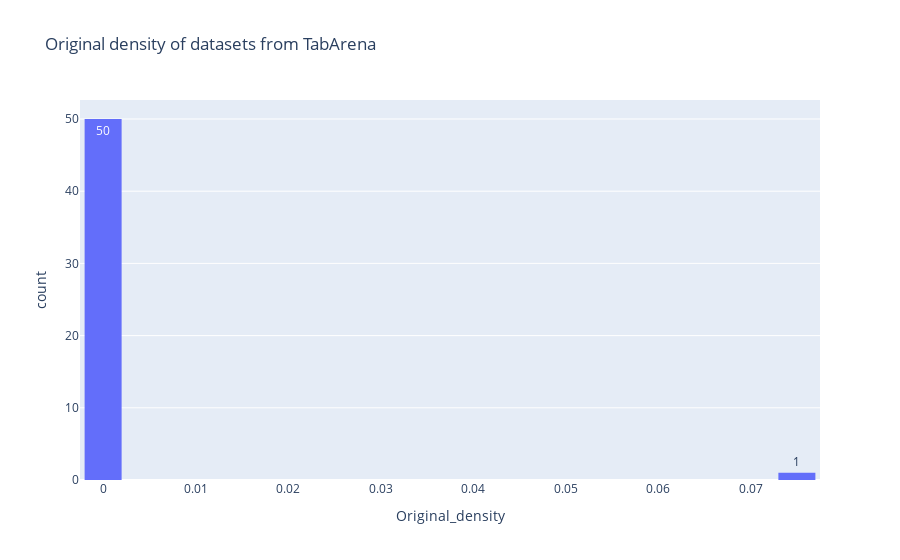

Notebook cell for this chart:
### Code cell
fig = px.histogram(x=final_table['original_density'], 
                   labels={'x':'Original_density'}, text_auto=True, title='Original density of datasets from TabArena')
fig.update_layout(bargap=0.2)
fig.show()

### Figure 1 — Plotly figure (JSON) as saved in the notebook; plotly's stock layout.template omitted (floating-point values rounded to 4 significant figures)
{"data": [{"bingroup": "x", "hovertemplate": "Original_density=%{x}<br>count=%{y}<extra></extra>", "legendgroup": "", "marker": {"color": "#636efa", "pattern": {"shape": ""}}, "name": "", "orientation": "v", "showlegend": false, "texttemplate": "%{value}", "type": "histogram", "x": [0.001052, 5.433e-21, 6.764e-16, 5.647e-10, 0.0, 5.35e-12, 4.609e-12, 0.0, 0.0001906, 2.775e-36, 4.188e-67, 3.039e-15, 1.403e-13, 4.928e-57, 1.861e-18, 1.117e-13, 7.578e-37, 2.616e-13, 9.033e-09, 1.051e-05, 5.407e-16, 1.066e-19, 4.281e-90, 0.0005399, 1.483e-35, 0.0, 5.234e-22, 5.309e-10, 1.446e-11, 1.336e-10, 0.0, 3.46e-32, 7.373e-06, 1.011e-44, 1.038e-68, 9.558e-23, 1.309e-29, 4.142e-35, 9.504e-236, 2.447e-63, 2.925e-305, 7.634e-10, 2.075e-42, 9.4e-18, 6.838e-38, 1.291e-40, 3.872e-287, 0.0, 0.07727, 4.506e-22, 3.679e-50], "xaxis": "x", "yaxis": "y"}], "layout": {"bargap": 0.2, "barmode": "relative", "legend": {"tracegroupgap": 0}, "title": {"text": "Original density of datasets from TabArena"}, "xaxis": {"anchor": "y", "domain": [0, 1], "title": {"text": "Original_density"}}, "yaxis": {"anchor": "x", "domain": [0, 1], "title": {"text": "count"}}}}
